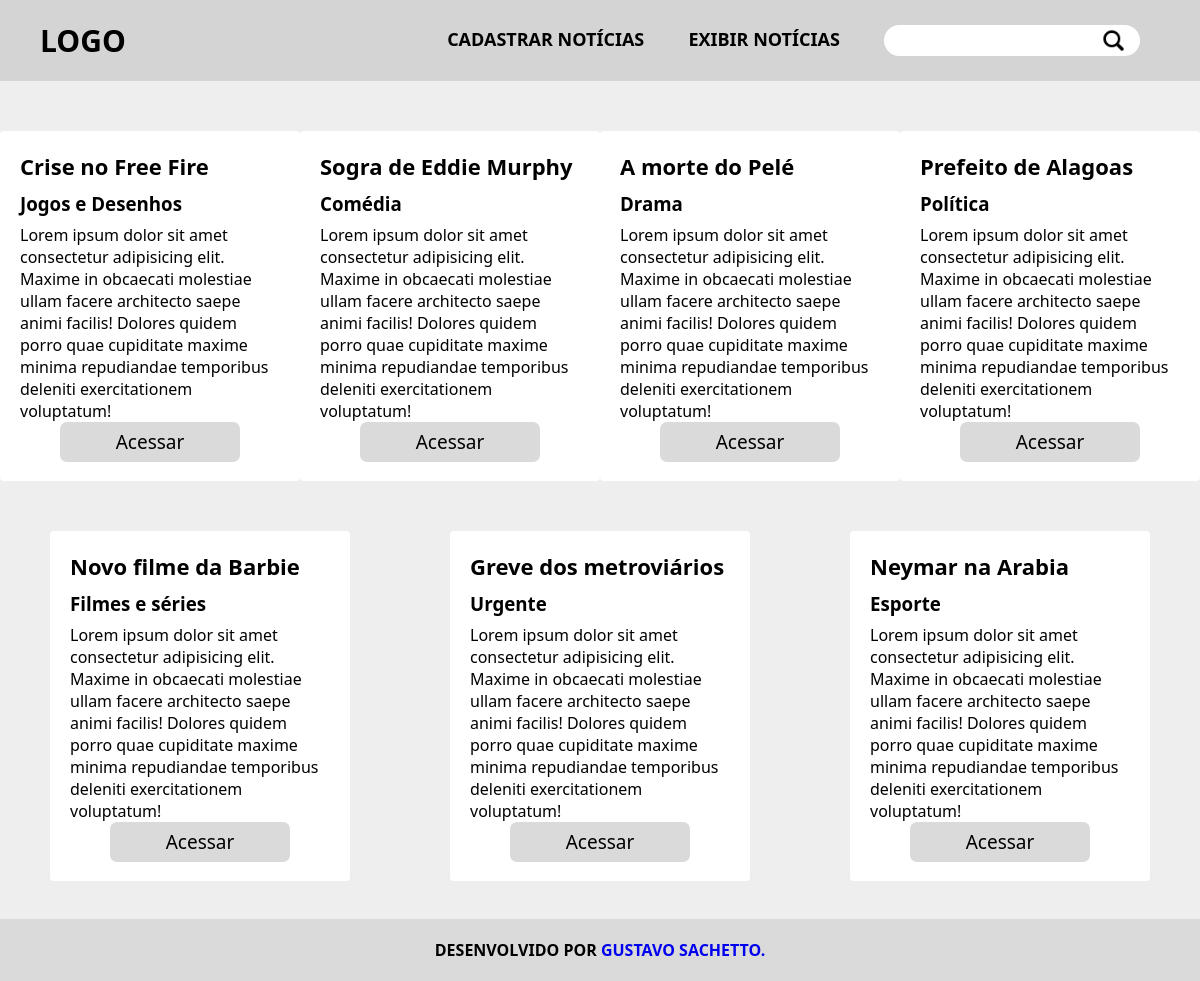
The page / on the database its author committed.
### tables this page shows
create table noticia (
    codNoticia int auto_increment not null primary key,
	titulo varchar(30) not null,
    conteudo varchar(250) not null,
    
    constraint uqNoticia
	unique (titulo, conteudo, idCategoria),
    
    idCategoria int not null,
	constraint fkidcategoria foreign key (idCategoria) references categoria (id)
);

create table categoria (
    id int auto_increment not null primary key,
	tipo char(20) not null unique
);

### model/conexao.php (called while the page is built, shortened)
<?php
    class conexao {
        private $pdo;
        public function __construct($dbname, $host, $user, $password) {
            try {
                $this -> pdo = new PDO ("mysql:dbname=" . $dbname . "; host=" . $host, $user, $password);
            } catch (PDOException $erro) {
                echo "Erro de conexão no PDO: " . $erro -> getMessage();
                exit();
            } catch (Exception $erro) {
                echo "Erro não passou da conexão: " . $erro -> getMessage();
                exit();
            }
        }
        public function consultaBanco($consulta) {
            $consultaBanco = $this -> pdo -> query($consulta);
            $consultaBanco -> execute();
            while ($resultado = $consultaBanco -> fetchAll(PDO::FETCH_ASSOC)) {
                return $resultado;
            }
        }
    }
?>

### controller/noticias.php (the view, shortened to what this page needs)
<?php
    require('model/conexao.php');
    $config = parse_ini_file('model/config.ini');
    $conexao = new conexao ($config['dbname'], $config['host'], $config['user'], $config['password']);
    $verifica = $conexao -> consultaBanco(VERIFICA);
    echo "<main><article>";
    if (boolval($verifica) === true) {
        $noticias = $conexao -> consultaBanco(NOTICIA . $busca . " ORDER BY codNoticia DESC");
        if (empty($noticias) == true) {
            echo "<h2>Não foi possivel localizar nenhuma notícia que contenha: <a href='cadastrarNoticias.php'>$termoBusca</a></h2>";
        } else {
            foreach ($noticias as $noticia) {
                $titulo = $noticia['titulo'];
                $conteudo = $noticia['conteudo'];
                $tipo = $noticia['tipo'];
                echo "
                    <section>
                        <div>
                            <h2>" . stripslashes($titulo) . "</h2>
                            <h3>" . stripslashes($tipo) . "</h3>
                            <p>" . stripslashes($conteudo) . "</p>
                        </div>
                        <a href='' class='btn-padrao'>Acessar</a>
                    </section>
                ";
            }
        }
    } else {
        echo "<h2>Não há notícias cadastradas! <a href='cadastrarNoticias.php'>Cadastrar Notícias.</a></h2>";
    }
    echo "</article></main>";
?>

### index.php (shortened to what this page needs)
<!DOCTYPE html>
<html lang="pt-br">
    <head>
        <link rel="stylesheet" href="css/style.css">
    </head>
    <body>
        <?php
            require_once('layouts/header.php');
            require_once('controller/noticias.php');
            require_once('layouts/footer.php');
        ?>
    </body>
</html>

### layouts/header.php (shortened to what this page needs)
<header>
    <h1>Logo</h1>
    <nav>
        <form action="" method="get">
        <a href="cadastrarNoticias.php">Cadastrar Notícias</a>
        <a href="index.php">Exibir Notícias</a>
            <input type="text" name="txtPesquisa" id="txtPesquisa">
            <button type="submit"><img src="img/lupa.png" alt="Lupa pesquisa"></button>
        </form>
    </nav>
</header>
<?php
    $busca = "";
?>

### layouts/footer.php
<footer>
    <p>Desenvolvido por <a href="https://github.com/GustavoSachetto?tab=repositories" target="_blank">Gustavo Sachetto.</a></p>
</footer>

### css/style.css (style rules this page uses)
* { margin: 0; padding: 0; border: 0; text-decoration: none; }
:root { --font: 'Segoe UI', Tahoma, Geneva, Verdana, sans-serif; }
body { font-family: var(--font); }
header { display: flex; flex-direction: row; align-items: center; justify-content: space-between; padding: 20px 200px; text-transform: uppercase; background-color: #d4d4d4; }
h1 { font-size: 30px; }
nav a { font: 600 18px var(--font); color: black; transform: 200ms linear; }
nav input { font-size: 18px; padding: 5px 12px; border-radius: 20px; background-color: white; }
nav a, nav input { margin: 0 20px; }
nav button { width: 27px; height: 27px; margin: 2px 0 0 -60px; position: absolute; cursor: pointer; background: transparent; transition: 200ms linear; }
nav img { width: 27px; }
main { min-height: calc(100vh - 241px); padding-bottom: 100px; background-color: #eeeeee; }
article { margin: auto; display: flex; flex-wrap: wrap; justify-content: space-around; min-width: 1000px; max-width: 1200px; }
article section { width: 300px; height: 350px; margin-top: 50px; padding: 20px; border-radius: 4px; display: flex; flex-direction: column; justify-content: space-between; background-color: white; transition: 200ms linear; word-break: break-word; }
article>section h2 { font-size: 26px; margin-bottom: 10px; }
article>section h3 { font: bold 23px; }
article>section p { margin-top: 10px; }
article>section a { font-size: 23px; padding: 7px; border-radius: 7px; margin: 0 40px 0 40px; text-align: center; color: black; cursor: pointer; background-color: #dadada; transition: 250ms ease; }
footer { position: fixed; bottom: 0; width: 100%; padding: 20px 0; font-weight: 600; text-align: center; text-transform: uppercase; background-color: #dadada; }
@media (max-width:1200px) { header { padding: 20px 40px; } }
@media (max-width:1200px) { article { min-width: 100%; } }
@media (max-width:1200px) { article section { width: 260px; height: 310px; padding: 20px; } }
@media (max-width:1200px) { article>section a { font-size: 19px; } }
@media (max-width:1200px) { article>section h2 { font-size: 22px; } }
@media (max-width:1200px) { article>section p { margin-top: 8px; } }

### rows shown on the page
noticia: titulo "Crise no Free Fire", idCategoria.tipo "Jogos e Desenhos", conteudo "Lorem ipsum dolor sit amet consectetur adipisicing elit. Maxime in obcaecati molestiae ullam facere architecto saepe animi facilis! Dolores quidem porro quae cupiditate maxime minima repudiandae temporibus deleniti exercitationem voluptatum!"
noticia: titulo "Sogra de Eddie Murphy", idCategoria.tipo "Comédia", conteudo "Lorem ipsum dolor sit amet consectetur adipisicing elit. Maxime in obcaecati molestiae ullam facere architecto saepe animi facilis! Dolores quidem porro quae cupiditate maxime minima repudiandae temporibus deleniti exercitationem voluptatum!"
noticia: titulo "A morte do Pelé", idCategoria.tipo "Drama", conteudo "Lorem ipsum dolor sit amet consectetur adipisicing elit. Maxime in obcaecati molestiae ullam facere architecto saepe animi facilis! Dolores quidem porro quae cupiditate maxime minima repudiandae temporibus deleniti exercitationem voluptatum!"
noticia: titulo "Prefeito de Alagoas", idCategoria.tipo "Política", conteudo "Lorem ipsum dolor sit amet consectetur adipisicing elit. Maxime in obcaecati molestiae ullam facere architecto saepe animi facilis! Dolores quidem porro quae cupiditate maxime minima repudiandae temporibus deleniti exercitationem voluptatum!"
noticia: titulo "Novo filme da Barbie", idCategoria.tipo "Filmes e séries", conteudo "Lorem ipsum dolor sit amet consectetur adipisicing elit. Maxime in obcaecati molestiae ullam facere architecto saepe animi facilis! Dolores quidem porro quae cupiditate maxime minima repudiandae temporibus deleniti exercitationem voluptatum!"
noticia: titulo "Greve dos metroviários", idCategoria.tipo "Urgente", conteudo "Lorem ipsum dolor sit amet consectetur adipisicing elit. Maxime in obcaecati molestiae ullam facere architecto saepe animi facilis! Dolores quidem porro quae cupiditate maxime minima repudiandae temporibus deleniti exercitationem voluptatum!"
noticia: titulo "Neymar na Arabia", idCategoria.tipo "Esporte", conteudo "Lorem ipsum dolor sit amet consectetur adipisicing elit. Maxime in obcaecati molestiae ullam facere architecto saepe animi facilis! Dolores quidem porro quae cupiditate maxime minima repudiandae temporibus deleniti exercitationem voluptatum!"
